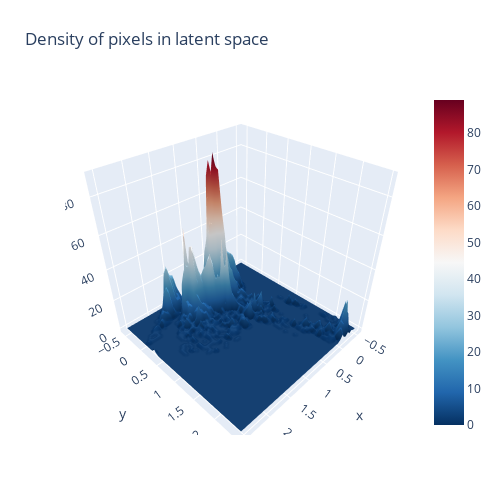

The notebook cell saved with this chart:
### Markdown cell above
**Parameters for `gui.check_latent_space`**<br>
> `ps`: *PixelSegmenter*. The object of PixelSegmetor which is just created.<br>

> `bins`: *int*. Number of bins for the given interval of the latent space.<br>

### Code cell
# check the density of latent space
gui.plot_latent_density(ps=ps, bins=50)

### Figure 1 — Plotly figure (JSON) as saved in the notebook; plotly's stock layout.template omitted (floating-point values rounded to 4 significant figures; data arrays with more than 128 entries replaced by an {"elided": "..."} marker saying what was removed)
{"data": [{"colorscale": [[0, "rgb(5,48,97)"], [0.1, "rgb(33,102,172)"], [0.2, "rgb(67,147,195)"], [0.3, "rgb(146,197,222)"], [0.4, "rgb(209,229,240)"], [0.5, "rgb(247,247,247)"], [0.6, "rgb(253,219,199)"], [0.7, "rgb(244,165,130)"], [0.8, "rgb(214,96,77)"], [0.9, "rgb(178,24,43)"], [1, "rgb(103,0,31)"]], "type": "surface", "x": [-0.5339, -0.4713, -0.4086, -0.346, -0.2833, -0.2207, -0.1581, -0.0954, -0.03276, 0.02989, 0.09254, 0.1552, 0.2178, 0.2805, 0.3431, 0.4058, 0.4684, 0.5311, 0.5937, 0.6564, 0.719, 0.7816, 0.8443, 0.9069, 0.9696, 1.032, 1.095, 1.158, 1.22, 1.283, 1.345, 1.408, 1.471, 1.533, 1.596, 1.659, 1.721, 1.784, 1.847, 1.909, 1.972, 2.035, 2.097, 2.16, 2.223, 2.285, 2.348, 2.41, 2.473, 2.536], "y": [-0.5701, -0.5079, -0.4458, -0.3836, -0.3214, -0.2593, -0.1971, -0.1349, -0.07276, -0.0106, 0.05156, 0.1137, 0.1759, 0.2381, 0.3002, 0.3624, 0.4246, 0.4867, 0.5489, 0.611, 0.6732, 0.7354, 0.7975, 0.8597, 0.9219, 0.984, 1.046, 1.108, 1.171, 1.233, 1.295, 1.357, 1.419, 1.481, 1.544, 1.606, 1.668, 1.73, 1.792, 1.854, 1.916, 1.979, 2.041, 2.103, 2.165, 2.227, 2.289, 2.352, 2.414, 2.476], "z": {"elided": "50x50 int values"}}], "layout": {"autosize": true, "height": 500, "margin": {"b": 65, "l": 65, "r": 50, "t": 90}, "title": {"text": "Density of pixels in latent space"}, "width": 500}}
